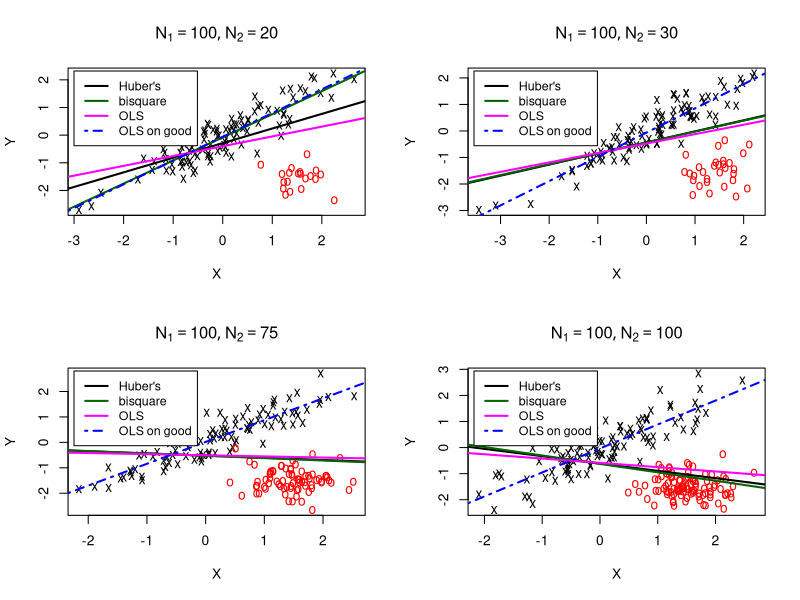
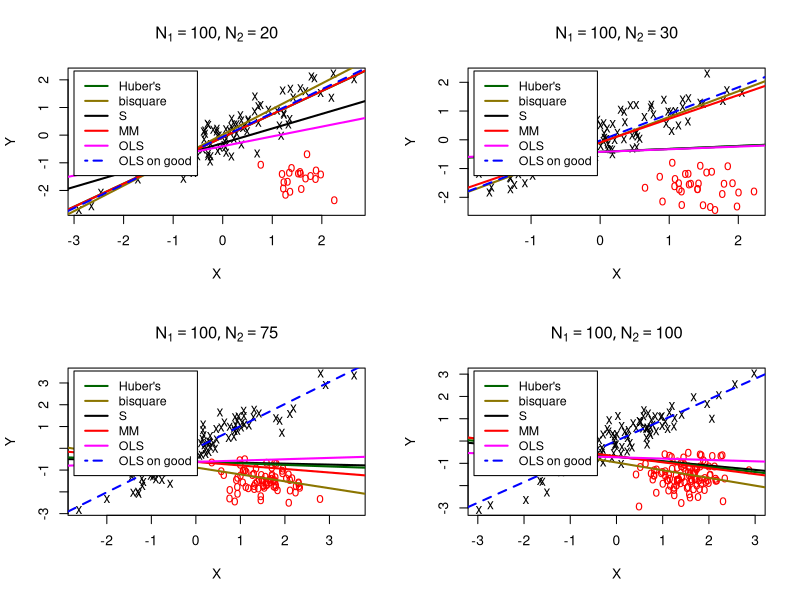
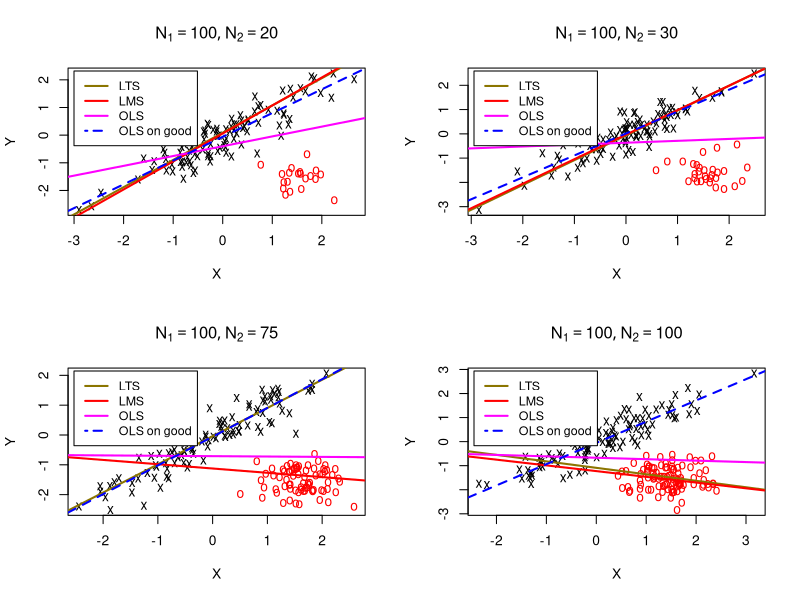
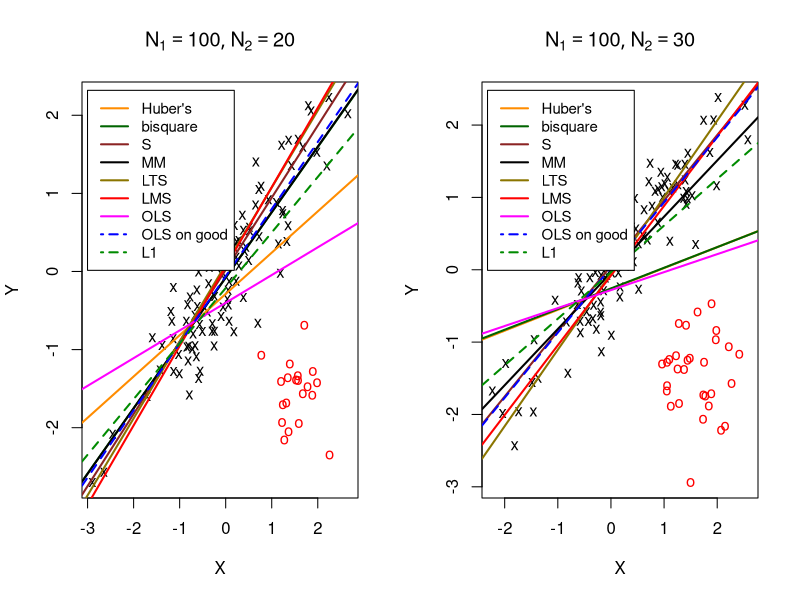

The R source for these figures, in order:
##################################################################
#                        STAT 527
#                        Fall 2020
##################################################################
#                 Final Project, Robust Regression
#                        Mehrdad Mohammadi
#                        Man Chong Chan
#                        Yilin Zhu
##################################################################
#install.packages("MASS")
#install.packages("robust")
#install.packages("robustbase")
#install.packages("quantreg")
library(MASS)
library(robust)
library(quantreg)
library(robustbase)
##################################################################
# M estimators
# data
set.seed(114396701)
l1.data <- function(n1=100, n2){
  data <- mvrnorm(n=n1,mu=c(0, 0),
                  Sigma=matrix(c(1, .9, .9, 1), ncol=2))
  # generate n2 'bad' cases
  data <- rbind(data, mvrnorm(n=n2,
                              mu=c(1.5, -1.5), Sigma=.2*diag(c(1, 1))))
  data <- data.frame(data)
  names(data) <- c("X", "Y")
  ind <- c(rep(1, n1),rep(2, n2))
  plot(Y ~ X, data, pch=c("x", "o")[ind],
       col=c("black", "red")[ind],
       main=substitute(list(N[1] == n1, N[2] == n2), list(n1=n1, n2=n2)))
  # Regression Lines
r1  = rlm(Y~X, data=data)
r2 = rlm(Y~X, data=data, psi = psi.bisquare)
r3 = lm(Y ~ X, data)
r4 = lm(Y ~ X, data, subset=1:n1)
abline(r1, lwd=2)
abline(r2, lwd=2,col="darkgreen")
abline(r3, lwd=2, col="magenta")
abline(r4, lty=4, lwd=2, col="blue")
legend("topleft", c("Huber's","bisquare","OLS","OLS on good"),
       inset=0.02, lty=c(1, 1,1, 4), lwd=2, col=c("black", "darkgreen","magenta", "blue"),
       cex=.9)}
tiff("M.tiff", height = 10,width = 15,units = 'in',res=200)
par(mfrow=c(2, 2))
# different simulations for N
# function (N1,N2)
l1.data(100, 20)
l1.data(100, 30)
l1.data(100, 75)
l1.data(100, 100)
dev.off()


##################################################################
# s-estimator and MM-estimator

set.seed(114396701)
l1.data <- function(n1=100, n2){
  data <- mvrnorm(n=n1,mu=c(0, 0),
                  Sigma=matrix(c(1, .9, .9, 1), ncol=2))
  # generate n2 'bad' cases
  data <- rbind(data, mvrnorm(n=n2,
                              mu=c(1.5, -1.5), Sigma=.2*diag(c(1, 1))))
  data <- data.frame(data)
  names(data) <- c("X", "Y")
  ind <- c(rep(1, n1),rep(2, n2))
  plot(Y ~ X, data, pch=c("x", "o")[ind],
       col=c("black", "red")[ind],
       main=substitute(list(N[1] == n1, N[2] == n2), list(n1=n1, n2=n2)))
  # Regression Lines
  r1 = rlm(Y~X, data=data)
  abline(r1, lwd=2)
  abline(rlm(Y~X, data=data, psi = psi.bisquare), lwd=2,col="darkgreen")
  s1 = lmRob(Y ~ X,data,estim="initial")
  s2 = rlm(Y ~ X,data,method="MM")
  abline(s1, lwd=2, col="gold4")
  abline(s2, lwd=2,col="red")
  abline(lm(Y ~ X, data), lwd=2, col="magenta")
  abline(lm(Y ~ X, data, subset=1:n1), lty=2, lwd=2, col="blue")
  legend("topleft", c("Huber's","bisquare","S","MM","OLS","OLS on good"),
         inset=0.02, lty=c(1,1,1, 1,1, 4), lwd=2, col=c("darkgreen","gold4","black","red", "magenta", "blue"),
         cex=.9)}
# different simulations for N
# function (N1,N2)
tiff("S.tiff", height = 10,width = 15,units = 'in',res=200)
par(mfrow=c(2, 2))
l1.data(100, 20)
l1.data(100, 30)
l1.data(100, 75)
l1.data(100, 100)
dev.off()
# regressions

##################################################################
#LTS and MLS
set.seed(114396701)
l1.data <- function(n1=100, n2){
  data <- mvrnorm(n=n1,mu=c(0, 0),
                  Sigma=matrix(c(1, .9, .9, 1), ncol=2))
  # generate n2 'bad' cases
  data <- rbind(data, mvrnorm(n=n2,
                              mu=c(1.5, -1.5), Sigma=.2*diag(c(1, 1))))
  data <- data.frame(data)
  names(data) <- c("X", "Y")
  ind <- c(rep(1, n1),rep(2, n2))
  plot(Y ~ X, data, pch=c("x", "o")[ind],
       col=c("black", "red")[ind],
       main=substitute(list(N[1] == n1, N[2] == n2), list(n1=n1, n2=n2)))
  # Regression Lines
  lts1 = lqs(Y ~ X, data, method = "lts")
  lms1 = lqs(Y ~ X, data, method = "lms")
  abline(lts1, lwd=2,col="gold4")
  abline(lms1, lwd=2, col="red")
  abline(lm(Y ~ X, data), lwd=2, col="magenta")
  abline(lm(Y ~ X, data, subset=1:n1), lty=2, lwd=2, col="blue")
  legend("topleft", c("LTS","LMS","OLS","OLS on good"),
         inset=0.02, lty=c(1, 1,1, 4), lwd=2, col=c("gold4","red", "magenta", "blue"),
         cex=.9)}
tiff("LTS.tiff", height = 10,width = 15,units = 'in',res=200)
par(mfrow=c(2, 2))
l1.data(100, 20)
l1.data(100, 30)
l1.data(100, 75)
l1.data(100, 100)
dev.off()

##################################################################
#All in one graph 
set.seed(114396701)
l1.data <- function(n1=100, n2){
  data <- mvrnorm(n=n1,mu=c(0, 0),
                  Sigma=matrix(c(1, .9, .9, 1), ncol=2))
  # generate n2 'bad' cases
  data <- rbind(data, mvrnorm(n=n2,
                              mu=c(1.5, -1.5), Sigma=.2*diag(c(1, 1))))
  data <- data.frame(data)
  names(data) <- c("X", "Y")
  ind <- c(rep(1, n1),rep(2, n2))
  plot(Y ~ X, data, pch=c("x", "o")[ind],
       col=c("black", "red")[ind],
       main=substitute(list(N[1] == n1, N[2] == n2), list(n1=n1, n2=n2)))
  # Regression Lines

  abline(rlm(Y~X, data=data), lwd=2,col="darkorange")
  abline(rlm(Y~X, data=data, psi = psi.bisquare), lwd=2,col="darkgreen")
  abline(lmRob(Y ~ X,data,estim="initial"), lwd=2, col="brown4")
  abline(rlm(Y ~ X,data,method="MM"), lwd=2,col="gray0")
  abline(lqs(Y ~ X, data, method = "lts"), lwd=2,col="gold4")
  abline(lqs(Y ~ X, data, method = "lms"), lwd=2, col="red")
  abline(lm(Y ~ X, data), lwd=2, col="magenta")
  abline(lm(Y ~ X, data, subset=1:n1), lty=2, lwd=2, col="blue")
  abline(rq(Y ~ X, data=data, tau=0.5, ci=FALSE),lty=2, lwd=2, col="green4")
  legend("topleft", c("Huber's","bisquare","S","MM","LTS","LMS","OLS","OLS on good","L1"),
         inset=0.02, lty=c(1,1,1,1,1, 1,1, 4,4), lwd=2, col=c("darkorange","darkgreen","brown4","gray0","gold4","red", "magenta", "blue","green4"),
         cex=.9)}
tiff("All.tiff", height = 10,width = 15,units = 'in',res=200)
par(mfrow=c(1, 2))
l1.data(100, 20)
l1.data(100, 30)
dev.off()
